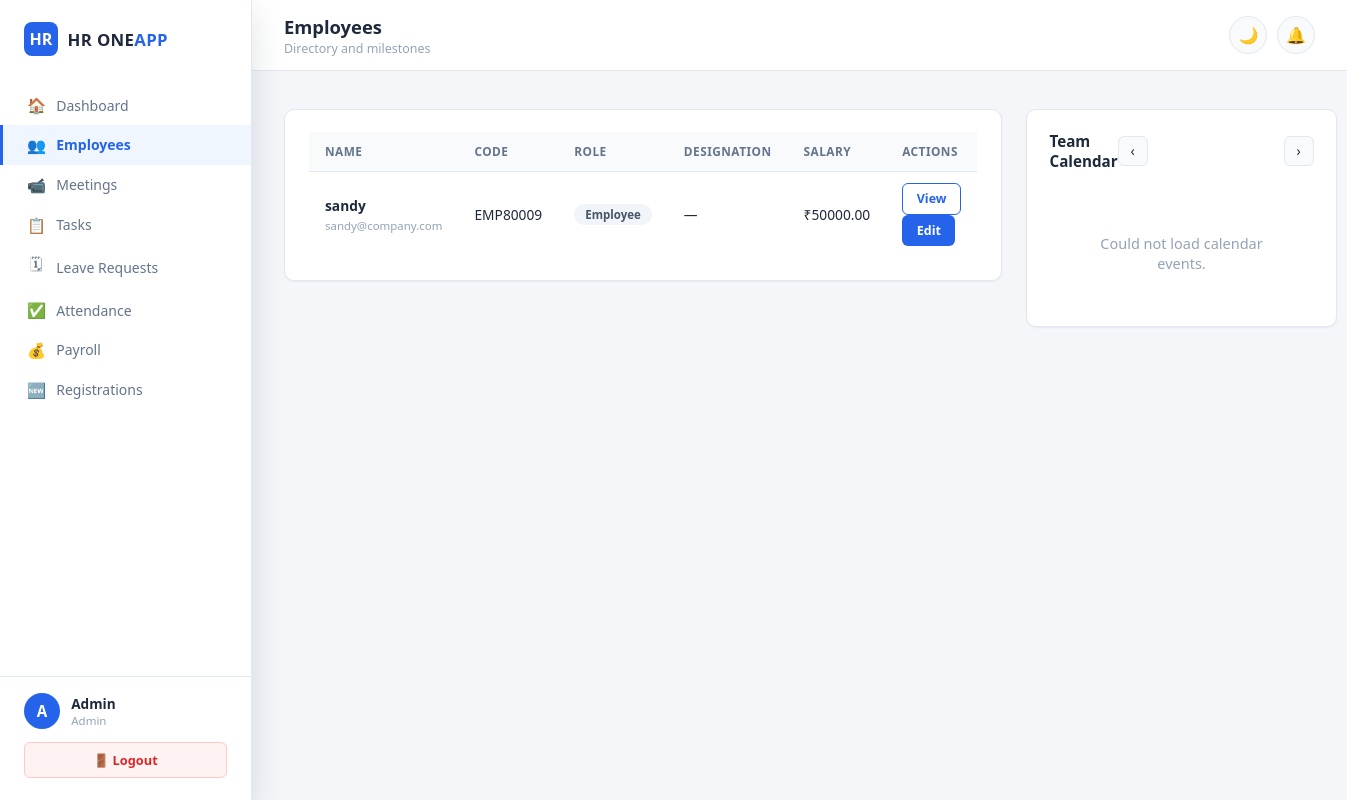
Page /employee/ (signed in) on the committed database.
### models.py (models this page shows, shortened)
class Employee(db.Model):
    __tablename__   = 'employees'
    id              = db.Column(db.Integer, primary_key=True)
    user_id         = db.Column(db.Integer, db.ForeignKey('users.id'), nullable=False)
    department_id   = db.Column(db.Integer, db.ForeignKey('departments.id'), nullable=True)
    employee_code   = db.Column(db.String(20), unique=True, nullable=False)
    phone           = db.Column(db.String(15))
    address         = db.Column(db.Text)
    date_of_birth   = db.Column(db.Date)
    date_of_joining = db.Column(db.Date, default=datetime.utcnow)
    designation     = db.Column(db.String(100))
    salary          = db.Column(db.Float, default=0.0)
    probation_end   = db.Column(db.Date)
    contract_end    = db.Column(db.Date)
    leave_balance   = db.Column(db.Float, default=20.0)   # remaining annual leave days; half-day = 0.5
    created_at      = db.Column(db.DateTime, default=datetime.utcnow)
    user = db.relationship('User', backref='employee_profile', lazy=True)

class User(db.Model):
    __tablename__ = 'users'
    id            = db.Column(db.Integer, primary_key=True)
    name          = db.Column(db.String(100), nullable=False)
    email         = db.Column(db.String(150), unique=True, nullable=False)
    password_hash = db.Column(db.String(256), nullable=False)
    role          = db.Column(db.String(20), default='employee')   # admin | hr | employee
    is_active     = db.Column(db.Boolean, default=True)
    approval_status  = db.Column(db.String(20), default='approved')  # approved|pending|rejected
    approved_by      = db.Column(db.Integer, db.ForeignKey('users.id'), nullable=True)
    approved_at      = db.Column(db.DateTime, nullable=True)
    rejection_reason = db.Column(db.String(500), nullable=True)
    created_at    = db.Column(db.DateTime, default=datetime.utcnow)

### routes/employee.py (the view)
@employee_bp.route('/')
@login_required
def index():
    page = request.args.get('page', 1, type=int)
    pagination = db.session.query(Employee, User).join(
        User, Employee.user_id == User.id).order_by(User.name).paginate(
        page=page, per_page=20, error_out=False)
    employees = pagination.items
    return render_template('employee/index.html', employees=employees, pagination=pagination)

### templates/employee/index.html (shortened to what this page needs)
{% extends "base.html" %}
{% block page_title %}Employees{% endblock %}
{% block breadcrumb %}<p class="crumb">Directory and milestones</p>{% endblock %}
{% block content %}
<div class="two-col">
  <div class="card">
    <div class="table-wrap">
    <table class="table">
      <thead><tr><th>Name</th><th>Code</th><th>Role</th><th>Designation</th><th>Salary</th><th>Actions</th></tr></thead>
      <tbody>
      {% for emp, user in employees %}
      <tr>
        <td><strong>{{ user.name }}</strong><br/><small style="color:var(--text-faint);">{{ user.email }}</small></td>
        <td>{{ emp.employee_code }}</td>
        <td><span class="badge-pill {{ 'badge-red' if user.role=='admin' else ('badge-blue' if user.role=='hr' else 'badge-gray') }}">{{ user.role | capitalize }}</span></td>
        <td>{{ emp.designation or '—' }}</td>
        <td>{% if emp.salary %}₹{{ '%.2f'|format(emp.salary) }}{% else %}—{% endif %}</td>
        <td>
          <a href="{{ url_for('employee.detail', emp_id=emp.id) }}" class="btn btn-sm btn-outline">View</a>
          {% if session.user_role in ['admin','hr'] %}<a href="{{ url_for('employee.edit', emp_id=emp.id) }}" class="btn btn-sm btn-primary">Edit</a>{% endif %}
        </td>
      </tr>
      {% else %}
      <tr><td colspan="6" class="empty-state">No employees found.</td></tr>
      {% endfor %}
      </tbody>
    </table>
    </div>
  </div>
  <div class="cal-wrap" id="employee-cal"></div>
</div>
{% endblock %}

### static/css/style.css (style rules this page uses)
:root { --navy: #0f2747; --navy-light: #1e3a5f; --navy-soft: #f0f4f8; --accent: #2563eb; --accent-soft: #eff6ff; --success: #16a34a; --danger: #dc2626; --warning: #d97706; --purple: #7c3aed; --bg: #f4f6f9; --surface: #ffffff; --surface-2: #f8fafc; --border: #e2e8f0; --text: #1e293b; --text-muted: #64748b; --text-faint: #94a3b8; --radius-sm: 6px; --radius: 10px; --radius-lg: 14px; --shadow-sm: 0 1px 2px rgba(15,39,71,.06); --shadow: 0 2px 8px rgba(15,39,71,.08); --shadow-lg: 0 12px 32px rgba(15,39,71,.14); }
* { margin:0;padding:0;box-sizing:border-box; }
html,body { height:100%; }
body { font-family:'Segoe UI',-apple-system,BlinkMacSystemFont,'Inter',sans-serif; background:var(--bg); color:var(--text); transition:background .25s,color .25s; font-size:14.5px; }
a { text-decoration:none;color:inherit; }
.topbar .crumb { font-size:.78rem;color:var(--text-faint);margin-top:1px; }
.card { background:var(--surface);border-radius:var(--radius);padding:1.4rem 1.5rem; box-shadow:var(--shadow-sm);border:1px solid var(--border);margin-bottom:1.5rem; }
.two-col { display:grid;grid-template-columns:1.3fr 1fr;gap:1.5rem;align-items:start; }
.table-wrap { overflow-x:auto; }
.table { width:100%;border-collapse:collapse;font-size:.86rem; }
.table th { background:var(--surface-2);padding:.7rem 1rem;text-align:left;font-size:.74rem; color:var(--text-muted);text-transform:uppercase;letter-spacing:.04em;border-bottom:1px solid var(--border); font-weight:700;white-space:nowrap; }
.table td { padding:.7rem 1rem;border-bottom:1px solid var(--border);vertical-align:middle; }
.table tr:last-child td { border-bottom:none; }
.btn { display:inline-flex;align-items:center;gap:.4rem;padding:.62rem 1.25rem; border-radius:var(--radius-sm);font-size:.84rem;font-weight:600;cursor:pointer;border:1px solid transparent; transition:.15s; }
.btn-primary { background:var(--accent);color:#fff; }
.btn-outline { background:transparent;color:var(--accent);border-color:var(--accent); }
.btn-sm { padding:.4rem .85rem;font-size:.78rem; }
.badge-pill { display:inline-block;padding:3px 11px;border-radius:20px;font-size:.72rem;font-weight:700; }
.badge-gray { background:#f1f5f9;color:#475569; }
.cal-wrap { background:var(--surface);border:1px solid var(--border);border-radius:var(--radius); padding:1.3rem 1.4rem;box-shadow:var(--shadow-sm); }

### rows in the picture
Employee: name "sandy", email "sandy@company.com", employee_code "EMP80009", role "Employee", designation "—", salary "50000.00"

### other values in the picture
{{ session.user_name[0] | upper }} "A"
{{ session.user_name }} "Admin"
{{ session.user_role | capitalize }} "Admin"
